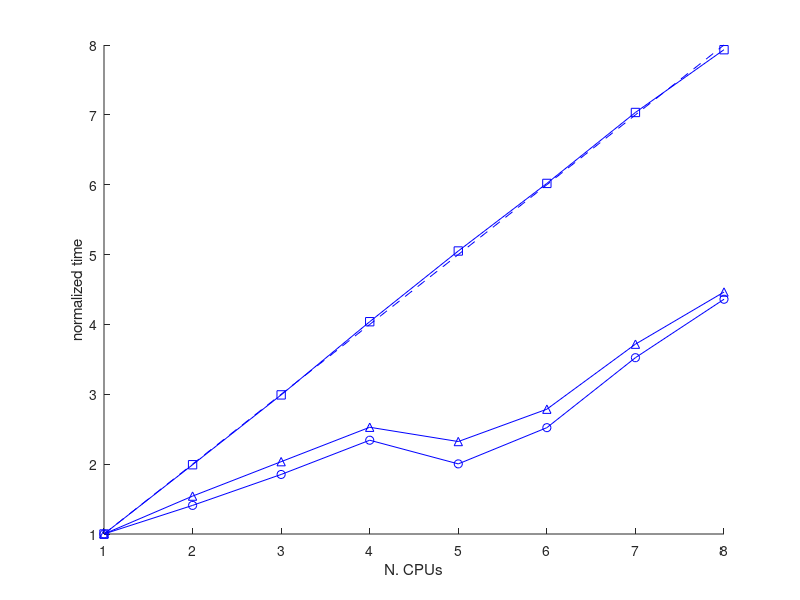

The MATLAB script that drew this image: (Note: this script raises an error after producing the figure.)
% Here we plot some of the data from timings.txt,
% obtained on CFDLab workstation cluster.

% The time taken for matrix assembly (time in seconds)
% The times are for 99 calls to assemble()
% N CPU,  avg. time/call,   percent of total runtime
assembly = [
    1          6.626211    30.26
    2          3.327086    24.06        
    3          2.215123    21.84
    4          1.640559    20.76
    5          1.311823    15.49
    6          1.100951    16.16
    7          0.942001    18.56
    8          0.835295    19.89
    % 16         0.631934    16.69 % 2 jobs/CPU
    ];




% The time taken for solving linear systems (time in seconds)
% N CPU,  avg. time/call,   percent of total runtime.  The times
% are for 72 total calls to solve().
solve = [
    1   18.765639   62.32        
    2   13.313324   70.02        
    3   10.130532   72.66
    4   8.011031    73.74
    5   9.365534    80.41
    6   7.440152    79.44
    7   5.325127    76.30
    8   4.303636    74.54
    % 16  4.059456    77.98 % 2 jobs/CPU
    ];


% This is the "active" time reported by libmesh
% for solving the full problem. Times in seconds.
% Actually, the "alive" time is the best metric to use...
% That is the wall time!
active_time = [
    1    2167.94
    2    1368.91
    3    1003.88
    4    782.244 
    5    838.592
    6    674.367
    7    502.483
    8    415.693
    % 16   374.801 % 2 jobs/CPU
    ];

% Wall time
alive_time = [
    1    2095.47
    2    1358.59
    3    1029.45
    4    828.885 
    5    901.814
    6    752.006
    7    563.695
    8    469.445
    % 16 481.509   % 2 jobs/CPU
];    

figure(1);
clf
hold on

% Plot the assembly times
plot(assembly(:,1), assembly(1,2) ./ assembly(:,2), 'bs-');

% Plot the solve times
plot(solve(:,1), solve(1,2) ./ solve(:,2), 'bo-');

% Plot the active times
% plot(active_time(:,1), active_time(1,2) ./ active_time(:,2), 'b^-');

% Plot the alive (wall) times
plot(alive_time(:,1), alive_time(1,2) ./ alive_time(:,2), 'b^-');

% Plot y=x ideal speedup line
plot(active_time(:,1), active_time(:,1), 'b--');

xlabel('N. CPUs');
ylabel('normalized time');
legend('assembly time', 'solve time', 'wall time', '"ideal speed-up"',0);
orient landscape
print('-dpdf', 'cfdlab_speedup.pdf');


figure(2);
clf
hold on

% The bars have to overlap in the right order...
bar(solve(:,1), ones(1,length(solve(:,1))), 'k'); % "other" -- th
bar(solve(:,1), ...
    (solve(:,3)+assembly(:,3)) ./ 100, ...
    'r'); % "solve" time

bar(assembly(:,1), assembly(:,3) ./ 100, 'b'); % assembly time
set(gca,'XTick',linspace(1,8,8));
xlabel('N. CPUs');
ylabel('Percent of total time / 100');
legend('other', 'solve', 'assembly', 0);
orient landscape
print('-dpdf', 'cfdlab_breakdowns.pdf');
